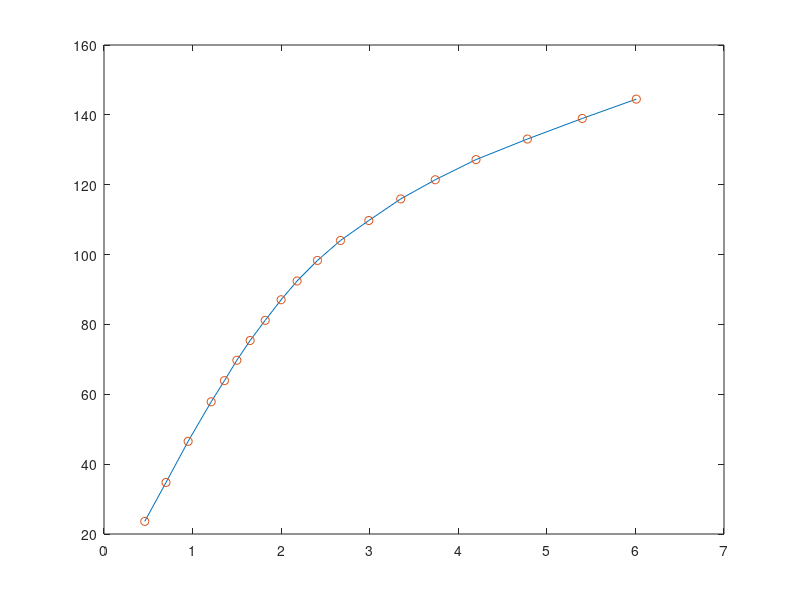
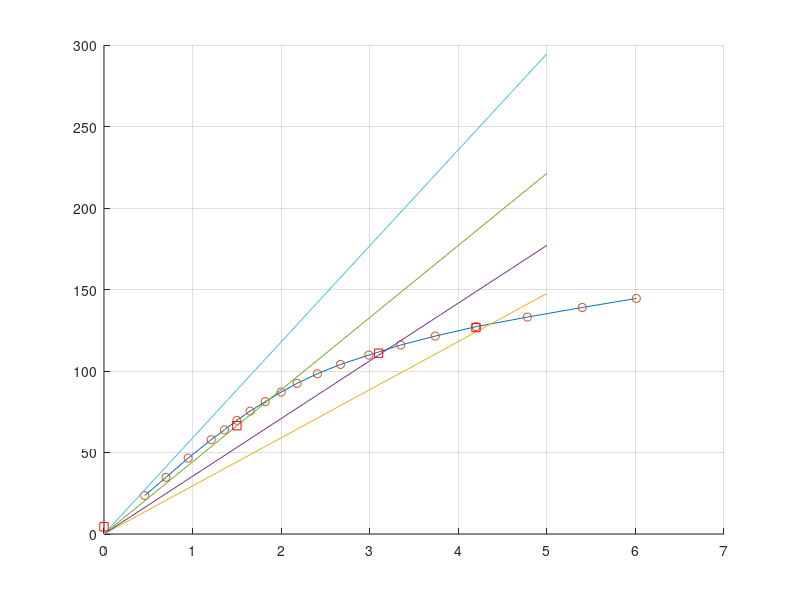

Recreate these plots in MATLAB, in order.
% Nomes: 
%         Lucas Guimarães Braga   RA: 182543
%         Lucas Zenichi Terada    RA: 182775
%         Nícolas F. R. A. Prado  RA: 185142
%         Thiago H. C. da Cruz    RA: 187576



%plot da curva de magnetização

clear all
close all

V1_linha = [40.9 60.2 80.6 100.2 110.7 120.8 130.6 140.6 150.8 160.1 170.3 180.2 190.1 200.8 210.3 220.3 230.5 240.7 250.3];
V1_fase = V1_linha/sqrt(3);
Iphi = [0.46 0.7 0.95 1.21 1.36 1.5 1.65 1.82 2.0 2.18 2.41 2.67 2.99 3.35 3.74 4.2 4.78 5.4 6.01];


figure(1)
grid on
plot(Iphi,V1_fase,Iphi,V1_fase, 'o')
hold off
%Operação do gerador de indução auto excitado
C_delta = (10^(-6))*[30 25 20 15];
C_triangulo = 3*C_delta;
V_1med_linha = [219.4 192.1 115.1 7.7];
V_1med_fase = V_1med_linha/sqrt(3);
I1 = [4.2 3.1 1.5 0];
f1 = [59.93 59.93 59.94 60.02];

a = zeros(1,4);

a = 1./(2*pi*f1.*C_triangulo);
i = 0 : 0.1 : 5;

figure(2)
grid on
hold on
plot(Iphi,V1_fase,Iphi,V1_fase, 'o')
plot(i,a(1)*i)
plot(i,a(2)*i)
plot(i,a(3)*i)
plot(i,a(4)*i)
plot(I1,V_1med_fase,'rs')

hold off
